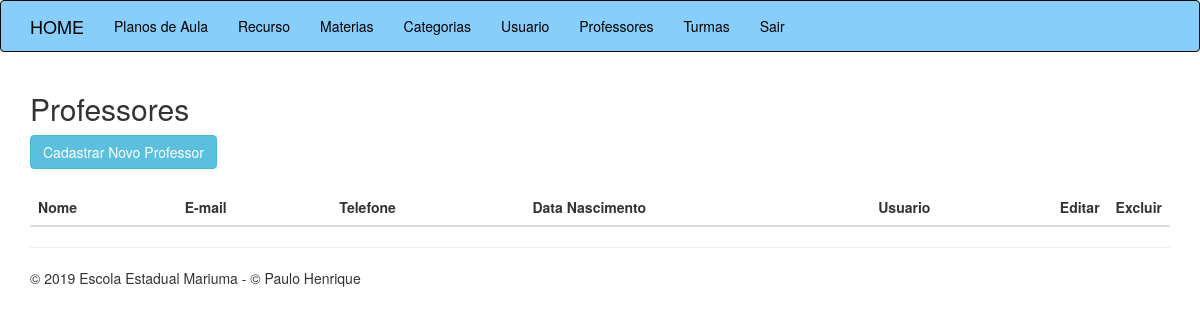
/professores.php, run on an earlier commit of the app's database.
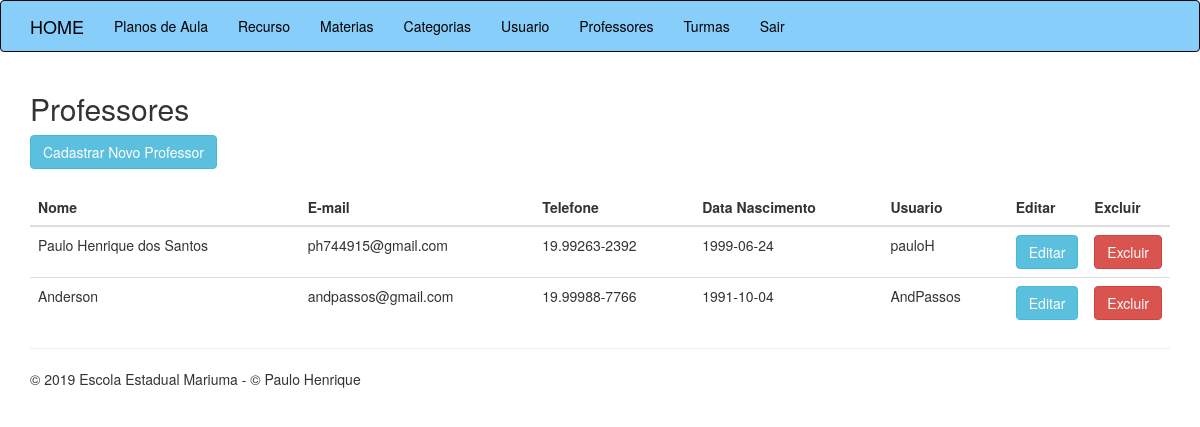
And on a later commit of the database.
### tables this page shows
CREATE TABLE `tb_professores` (
  `id` int(11) NOT NULL,
  `nome` varchar(50) NOT NULL,
  `email` varchar(100) NOT NULL,
  `telefone` varchar(20) NOT NULL,
  `facebook` varchar(50) NOT NULL,
  `nascimento` varchar(10) NOT NULL,
  `usuario` varchar(20) NOT NULL,
  `senha` varchar(20) NOT NULL
);

### classes/Professor.php (called while the page is built, shortened)
<?php
class Professor{
    public function listarProfessores(){
        $conexao = new PDO("mysql:host=127.0.0.1;dbname=escola","root","");
        $query = "SELECT id, nome, email, telefone, facebook, nascimento, usuario, senha FROM tb_professores";
        $resultado = $conexao->query($query);
        $lista = $resultado->fetchAll();
        return $lista;
    }
}
?>

### professores.php (the view)
<?php
    require_once 'cabecalho.php';
    require_once 'classes/Professor.php';
    $professor = new Professor();
    $listaProfessor = $professor->listarProfessores();
?>
<h2>Professores</h2>
<a href="professores-criar.php"  class="btn btn-info">Cadastrar Novo Professor</a>
<br><br>
<table class="table">
    <thead>
        <th>Nome</th>
        <th>E-mail</th>
        <th>Telefone</th>
        <th>Data Nascimento</th>
        <th>Usuario</th>
        <th class="acao">Editar</th>
        <th class="acao">Excluir</th>
    </thead>
    <tbody>
        <?php foreach($listaProfessor as $linha){?>
            <tr>
                <td><?php echo $linha['nome'];?></td>
                <td><?php echo $linha['email'];?> </td>
                <td><?php echo $linha['telefone'];?></td>
                <td><?php echo $linha['nascimento'];?></td>
                <td><?php echo $linha['usuario'];?></td>
                <td><a href="professores-editar.php?CODIGO=<?php echo $linha['id'];?>" class="btn btn-info">Editar</a></td>
                <td><a href="professores-excluir.php?CODIGO=<?php echo $linha['id'];?>" class="btn btn-danger">Excluir</a></td>
            </tr>
        <?php }?>
    </tbody>
</table>
<?php require_once 'rodape.php'?>

What changed in the data, as far as the page shows it:
added tb_professores: nome "Paulo Henrique dos Santos", email "ph744915@gmail.com", telefone "19.99263-2392", nascimento "1999-06-24", usuario "pauloH"
added tb_professores: nome "Anderson", email "andpassos@gmail.com", telefone "19.99988-7766", nascimento "1991-10-04", usuario "AndPassos"
